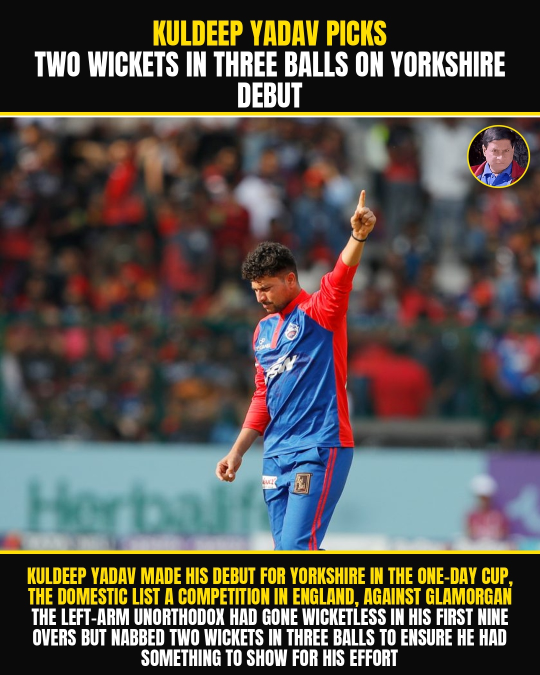
#> input picture Generated_Memes/meme_kuldeep_yadav_picks_two_wickets_in_three_20260725_091939.jpg, 1080 x 1350 px (shown at 1/2 size)
$ python make_avatar.py --source ../Generated_Memes/meme_kuldeep_yadav_picks_two_wickets_in_three_20260725_091939.jpg
#> lines starting #> are read from the running program, lines starting #| are printed output that depends on the picture; after the words box and inside, x2 and y2 are one past the last pixel; in counts of white or black regions, pixels touching at a corner belong together
#!/usr/bin/env python3
"""Build the small circular avatar used in the curated-video header.

Crops the head out of the cutout portrait and masks it to a circle. Run once
and commit the result — like the cutout itself, this is a static asset and has
no business running on every render.

    python scripts/make_avatar.py [--size 256]
"""
from __future__ import annotations

import argparse
from pathlib import Path

from PIL import Image, ImageDraw

BASE = Path(__file__).resolve().parents[1]
SRC = BASE / "reels" / "public" / "portrait.png"
OUT = BASE / "reels" / "public" / "avatar.png"


def main() -> int:
    ap = argparse.ArgumentParser()
    ap.add_argument("--size", type=int, default=256)
    ap.add_argument("--source", default=str(SRC))
    ap.add_argument("--out", default=str(OUT))
    args = ap.parse_args()

    src = Path(args.source)
    if not src.exists():
        raise SystemExit(f"no portrait at {src} — run scripts/cutout_portrait.py first")

    img = Image.open(src).convert("RGBA")

    # The cutout is trimmed to the subject, so the head sits at the top. Take a
    # square from the upper region rather than centre-cropping, which would
    # frame the chest.
    side = int(img.width * 0.62)
#> side = 669
    left = (img.width - side) // 2
#> left = 205
    top = int(img.height * 0.02)
#> top = 27
    head = img.crop((left, top, left + side, top + side))
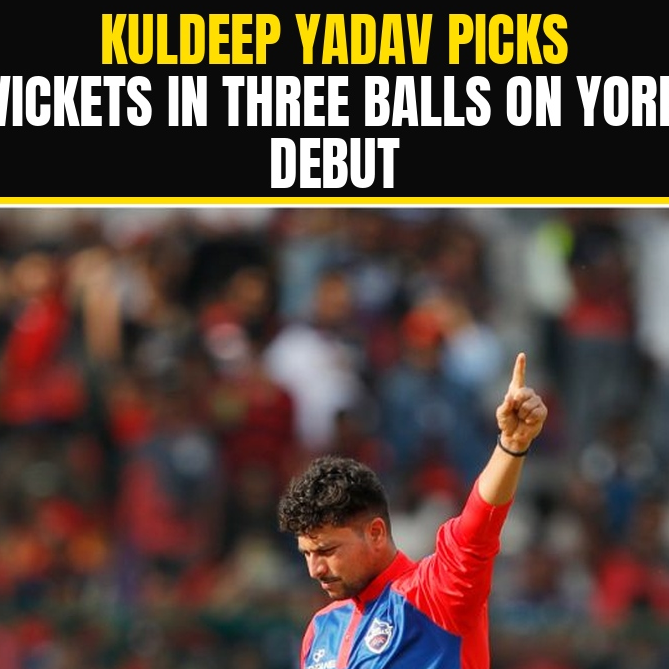
#> head: PIL image 669x669 RGBA; mean R, G, B, A 89.3, 71.3, 61.2, 255
    head = head.resize((args.size, args.size), Image.LANCZOS)
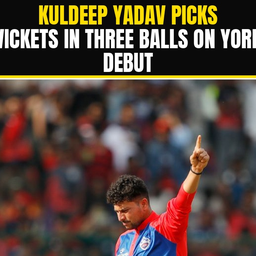
#> head: PIL image 256x256 RGBA; mean R, G, B, A 88.9, 71.1, 61, 255

    # Flatten onto the brand ground first: a circular mask over transparency
    # leaves ragged edges wherever the cutout was already soft.
    bg = Image.new("RGBA", head.size, (20, 20, 24, 255))
    bg.alpha_composite(head)

    mask = Image.new("L", (args.size * 4, args.size * 4), 0)
#> mask: PIL image 1024x1024 L; every value is 0
    ImageDraw.Draw(mask).ellipse((0, 0, args.size * 4, args.size * 4), fill=255)
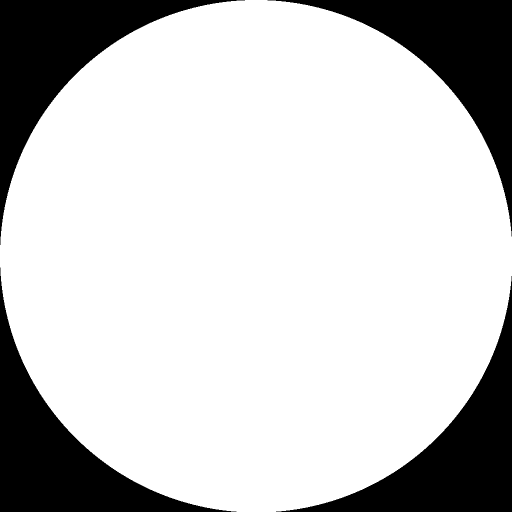
#> mask: PIL image 1024x1024 L (shown at 1/2 size); 78.7% white; 4 black regions, box (x1, y1, x2, y2) and area: (0, 0, 490, 490) 56414, (535, 0, 1024, 473) 55924, (0, 535, 473, 1024) 55924, (552, 552, 1024, 1024) 55435
    mask = mask.resize(head.size, Image.LANCZOS)   # supersampled = smooth edge
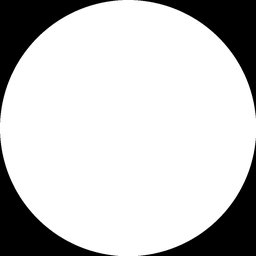
#> mask: PIL image 256x256 L; min 0, max 255, mean 200.6

    out = Image.new("RGBA", head.size, (0, 0, 0, 0))
#> out: PIL image 256x256 RGBA; every value is 0
    out.paste(bg, (0, 0), mask)
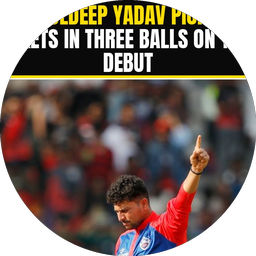
#> out: PIL image 256x256 RGBA; mean R, G, B, A 72.5, 57.6, 50.4, 200.6; transparent parts drawn white

    dest = Path(args.out)
    dest.parent.mkdir(parents=True, exist_ok=True)
    out.save(dest, format="PNG", optimize=True)
#> (the run stopped early here; a loop or call above may not have finished)
